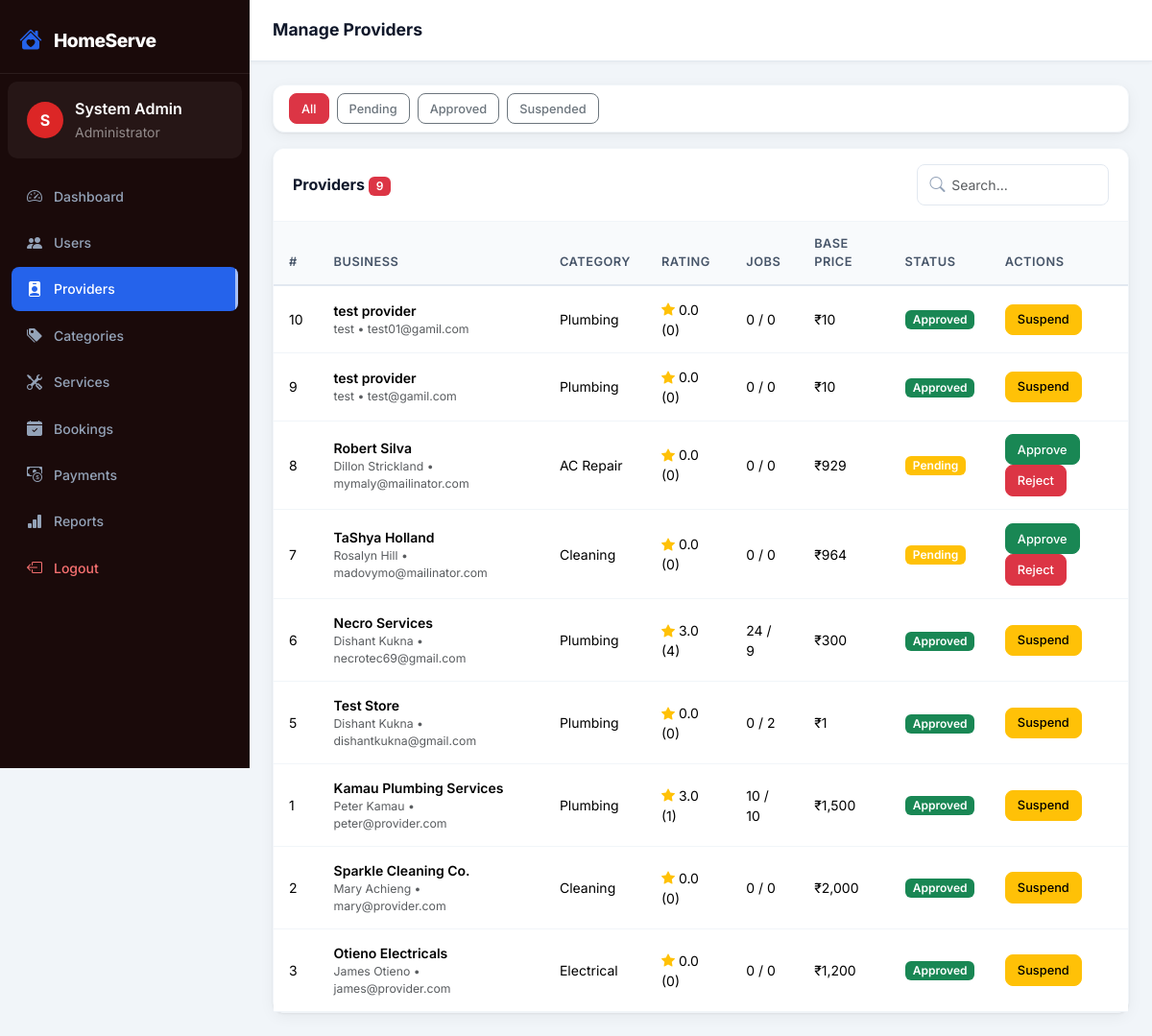
The page /modules/admin/providers.php (signed in) on the database its author committed.
### tables this page shows
CREATE TABLE `providers` (
  `id` int(11) NOT NULL,
  `user_id` int(11) NOT NULL,
  `category_id` int(11) NOT NULL,
  `business_name` varchar(150) NOT NULL,
  `bio` text DEFAULT NULL,
  `experience_years` int(11) DEFAULT 0,
  `base_price` decimal(10,2) DEFAULT 0.00,
  `availability_status` enum('available','busy','offline') DEFAULT 'available',
  `approval_status` enum('pending','approved','suspended') DEFAULT 'pending',
  `profile_photo` varchar(255) DEFAULT NULL,
  `address` text DEFAULT NULL,
  `created_at` timestamp NOT NULL DEFAULT current_timestamp(),
  `updated_at` timestamp NOT NULL DEFAULT current_timestamp() ON UPDATE current_timestamp()
);

CREATE TABLE `users` (
  `id` int(11) NOT NULL,
  `name` varchar(100) NOT NULL,
  `email` varchar(150) NOT NULL,
  `phone` varchar(20) DEFAULT NULL,
  `password` varchar(255) NOT NULL,
  `role` enum('customer','admin') DEFAULT 'customer',
  `status` enum('active','suspended') DEFAULT 'active',
  `avatar` varchar(255) DEFAULT NULL,
  `created_at` timestamp NOT NULL DEFAULT current_timestamp(),
  `updated_at` timestamp NOT NULL DEFAULT current_timestamp() ON UPDATE current_timestamp()
);

CREATE TABLE `categories` (
  `id` int(11) NOT NULL,
  `name` varchar(100) NOT NULL,
  `description` text DEFAULT NULL,
  `icon` varchar(50) DEFAULT 'bi-tools',
  `color` varchar(20) DEFAULT '#0d6efd',
  `status` enum('active','inactive') DEFAULT 'active',
  `created_at` timestamp NOT NULL DEFAULT current_timestamp()
);

### modules/admin/providers.php (the view, shortened to what this page needs)
<?php
require_once __DIR__ . '/../../includes/auth.php';
$db = getDB();
$filter = $_GET['filter'] ?? 'all';
$where  = $filter !== 'all' ? "WHERE p.approval_status='$filter'" : '';
$providers = $db->query("SELECT p.*, u.name, u.email, u.phone, u.status as user_status, c.name as cat_name,
    ROUND(AVG(r.rating),1) as avg_rating, COUNT(DISTINCT r.id) as review_count,
    COUNT(DISTINCT b.id) as total_bookings,
    SUM(CASE WHEN b.status='completed' THEN 1 ELSE 0 END) as completed_jobs
    FROM providers p JOIN users u ON p.user_id=u.id JOIN categories c ON p.category_id=c.id
    LEFT JOIN reviews r ON r.provider_id=p.id LEFT JOIN bookings b ON b.provider_id=p.id
    $where GROUP BY p.id ORDER BY p.created_at DESC")->fetchAll();
?>
<?php require_once __DIR__ . '/../../includes/header.php'; ?>
<div class="dashboard-wrapper">
<?php require_once __DIR__ . '/../../includes/sidebar_admin.php'; ?>
<div class="main-content">
  <div class="topbar">
    <div class="d-flex align-items-center gap-3">
      <div class="topbar-title">Manage Providers</div>
    </div>
  </div>
  <div class="page-content">
    <div class="card mb-3"><div class="card-body py-2">
      <div class="d-flex gap-2 flex-wrap">
        <?php foreach (['all','pending','approved','suspended'] as $s): ?>
        <a href="?filter=<?= $s ?>" class="btn btn-sm <?= $filter===$s ? 'btn-danger' : 'btn-outline-secondary' ?>">
          <?= ucfirst($s) ?>
        </a>
        <?php endforeach; ?>
      </div>
    </div></div>
    <div class="card table-card">
      <div class="card-header d-flex justify-content-between align-items-center">
        <span class="card-title">Providers <span class="badge bg-danger"><?= count($providers) ?></span></span>
        <div class="search-bar"><i class="bi bi-search"></i><input type="text" id="tableSearch" class="form-control form-control-sm" placeholder="Search..." style="width:200px;padding-left:2.2rem"></div>
      </div>
      <div class="table-responsive" data-searchable>
        <table class="table">
          <thead><tr><th>#</th><th>Business</th><th>Category</th><th>Rating</th><th>Jobs</th><th>Base Price</th><th>Status</th><th>Actions</th></tr></thead>
          <tbody>
          <?php if (empty($providers)): ?>
          <tr><td colspan="8" class="text-center py-4 text-muted">No providers found.</td></tr>
          <?php else: foreach ($providers as $p): ?>
          <tr>
            <td><?= $p['id'] ?></td>
            <td>
              <div class="fw-600"><?= sanitize($p['business_name']) ?></div>
              <div class="text-muted small"><?= sanitize($p['name']) ?> &bull; <?= sanitize($p['email']) ?></div>
            </td>
            <td><?= sanitize($p['cat_name']) ?></td>
            <td>
              <span class="text-warning"><i class="bi bi-star-fill"></i></span>
              <?= $p['avg_rating'] ?? '0.0' ?> (<?= $p['review_count'] ?>)
            </td>
            <td><?= $p['completed_jobs'] ?> / <?= $p['total_bookings'] ?></td>
            <td><?= formatCurrency($p['base_price']) ?></td>
            <td><?= statusBadge($p['approval_status']) ?></td>
            <td>
              <?php if ($p['approval_status']==='pending'): ?>
              <a href="?action=approve&id=<?= $p['id'] ?>" class="btn btn-sm btn-success" onclick="return confirm('Approve this provider?')">Approve</a>
              <a href="?action=suspend&id=<?= $p['id'] ?>" class="btn btn-sm btn-danger" onclick="return confirm('Reject?')">Reject</a>
              <?php elseif ($p['approval_status']==='approved'): ?>
              <a href="?action=suspend&id=<?= $p['id'] ?>" class="btn btn-sm btn-warning" onclick="return confirm('Suspend this provider?')">Suspend</a>
              <?php else: ?>
              <a href="?action=approve&id=<?= $p['id'] ?>" class="btn btn-sm btn-success">Restore</a>
              <?php endif; ?>
            </td>
          </tr>
          <?php endforeach; endif; ?>
          </tbody>
        </table>
      </div>
    </div>
  </div>
</div>
</div>
<?php require_once __DIR__ . '/../../includes/footer.php'; ?>

### includes/auth.php (shortened to what this page needs)
<?php
function sanitize($input) {
    return htmlspecialchars(strip_tags(trim($input)), ENT_QUOTES, 'UTF-8');
}
function formatCurrency($amount) {
    return '₹' . number_format($amount, 0);
}
function statusBadge($status) {
    $map = [
        'pending'     => 'warning',
        'accepted'    => 'info',
        'in_progress' => 'primary',
        'completed'   => 'success',
        'cancelled'   => 'danger',
        'approved'    => 'success',
        'suspended'   => 'danger',
        'unpaid'      => 'warning',
        'paid'        => 'success',
    ];
    $color = $map[$status] ?? 'secondary';
    $label = ucwords(str_replace('_', ' ', $status));
    return "<span class=\"badge bg-{$color}\">{$label}</span>";
}

### assets/css/main.css (style rules this page uses)
:root { --primary: #2563eb; --primary-dark: #1d4ed8; --primary-light: #eff6ff; --secondary: #7c3aed; --success: #059669; --warning: #d97706; --danger: #dc2626; --sidebar-width: 260px; --sidebar-bg: #0f172a; --sidebar-hover: rgba(255,255,255,0.08); --topbar-height: 64px; --card-shadow: 0 1px 3px rgba(0,0,0,.07), 0 4px 16px rgba(0,0,0,.05); --card-radius: 12px; --transition: all .2s ease; }
* { box-sizing: border-box; }
body { font-family: 'Inter', sans-serif; background: #f1f5f9; color: #1e293b; margin: 0; }
.dashboard-wrapper { display: flex; min-height: 100vh; }
.main-content { flex: 1; margin-left: var(--sidebar-width); min-height: 100vh; display: flex; flex-direction: column; }
.topbar { height: var(--topbar-height); background: #fff; border-bottom: 1px solid #e2e8f0; display: flex; align-items: center; justify-content: space-between; padding: 0 1.5rem; position: sticky; top: 0; z-index: 100; box-shadow: 0 1px 4px rgba(0,0,0,.05); }
.topbar-title { font-size: 1.1rem; font-weight: 700; color: #0f172a; }
.page-content { padding: 1.5rem; flex: 1; }
.card { border: 1px solid #f1f5f9; border-radius: var(--card-radius); box-shadow: var(--card-shadow); background: #fff; }
.card-header { background: #fff; border-bottom: 1px solid #f1f5f9; padding: 1rem 1.25rem; border-radius: var(--card-radius) var(--card-radius) 0 0 !important; }
.card-header .card-title { font-weight: 700; color: #0f172a; margin: 0; font-size: 1rem; }
.table-card .table { margin: 0; }
.table thead th { background: #f8fafc; border-bottom: 2px solid #e2e8f0; font-size: .8rem; font-weight: 600; color: #475569; text-transform: uppercase; letter-spacing: .5px; padding: .85rem 1rem; }
.table tbody td { padding: .85rem 1rem; font-size: .875rem; vertical-align: middle; border-color: #f1f5f9; }
.form-control, .form-select { border-radius: 8px; border: 1.5px solid #e2e8f0; font-size: .875rem; padding: .6rem .875rem; transition: var(--transition); }
.btn { border-radius: 8px; font-weight: 500; font-size: .875rem; transition: var(--transition); }
.btn-sm { padding: .35rem .75rem; font-size: .8rem; }
.badge { font-size: .75rem; font-weight: 600; padding: .35em .65em; border-radius: 6px; }
.search-bar { position: relative; }
.search-bar i { position: absolute; left: .85rem; top: 50%; transform: translateY(-50%); color: #94a3b8; }
.search-bar input { padding-left: 2.5rem; }
.gap-2 { gap: .5rem; }
.page-content { animation: fadeIn .4s ease both; }
.card { animation: fadeInUp .4s ease both; }
tbody tr { animation: fadeIn .3s ease both; }
tbody tr:nth-child(1) { animation-delay: .04s; }
tbody tr:nth-child(2) { animation-delay: .07s; }
tbody tr:nth-child(3) { animation-delay: .10s; }
tbody tr:nth-child(4) { animation-delay: .13s; }
tbody tr:nth-child(5) { animation-delay: .16s; }
tbody tr:nth-child(6) { animation-delay: .19s; }
tbody tr:nth-child(7) { animation-delay: .22s; }
tbody tr:nth-child(8) { animation-delay: .25s; }
tbody tr:nth-child(9) { animation-delay: .28s; }
.table tbody tr { transition: background .15s ease, transform .15s ease; }
.btn { position: relative; overflow: hidden; transition: all .2s ease; }
.form-control, .form-select { transition: border-color .2s ease, box-shadow .2s ease, transform .2s ease; }
.badge { animation: scaleIn .3s cubic-bezier(.34,1.56,.64,1) both; }
.topbar { animation: fadeIn .3s ease both; }
.fw-600 { font-weight: 600 !important; }

### rows shown on the page
providers: id "10", business_name "test provider", user.name "test", user.email "test01@gamil.com", category.name "Plumbing", avg_rating "0.0", review_count "0", completed_jobs "0", total_bookings "0", base_price "₹10", approval_status "Approved"
providers: id "9", business_name "test provider", user.name "test", user.email "test@gamil.com", category.name "Plumbing", avg_rating "0.0", review_count "0", completed_jobs "0", total_bookings "0", base_price "₹10", approval_status "Approved"
providers: id "8", business_name "Robert Silva", user.name "Dillon Strickland", user.email "mymaly@mailinator.com", category.name "AC Repair", avg_rating "0.0", review_count "0", completed_jobs "0", total_bookings "0", base_price "₹929", approval_status "Pending"
providers: id "7", business_name "TaShya Holland", user.name "Rosalyn Hill", user.email "madovymo@mailinator.com", category.name "Cleaning", avg_rating "0.0", review_count "0", completed_jobs "0", total_bookings "0", base_price "₹964", approval_status "Pending"
providers: id "6", business_name "Necro Services", user.name "Dishant Kukna", user.email "necrotec69@gmail.com", category.name "Plumbing", avg_rating "3.0", review_count "4", completed_jobs "24", total_bookings "9", base_price "₹300", approval_status "Approved"
providers: id "5", business_name "Test Store", user.name "Dishant Kukna", user.email "dishantkukna@gmail.com", category.name "Plumbing", avg_rating "0.0", review_count "0", completed_jobs "0", total_bookings "2", base_price "₹1", approval_status "Approved"
providers: id "1", business_name "Kamau Plumbing Services", user.name "Peter Kamau", user.email "peter@provider.com", category.name "Plumbing", avg_rating "3.0", review_count "1", completed_jobs "10", total_bookings "10", base_price "₹1,500", approval_status "Approved"
providers: id "2", business_name "Sparkle Cleaning Co.", user.name "Mary Achieng", user.email "mary@provider.com", category.name "Cleaning", avg_rating "0.0", review_count "0", completed_jobs "0", total_bookings "0", base_price "₹2,000", approval_status "Approved"
providers: id "3", business_name "Otieno Electricals", user.name "James Otieno", user.email "james@provider.com", category.name "Electrical", avg_rating "0.0", review_count "0", completed_jobs "0", total_bookings "0", base_price "₹1,200", approval_status "Approved"

### other values the page prints
APP_NAME "HomeServe"
substr($_SESSION['name'], 0, 1) "S"
$_SESSION['name'] "System Admin"
$s "All"
$s "Pending"
$s "Approved"
$s "Suspended"
count($providers) "9"
